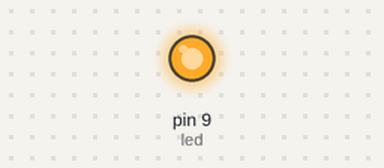
Simulated run of this sketch. Board: Arduino Uno, built with avr-gcc and run on an emulated ATmega328P. Parts: output pins drawn as LEDs (lit = HIGH).

Above: at 0.05 s.
At 1.5 s:
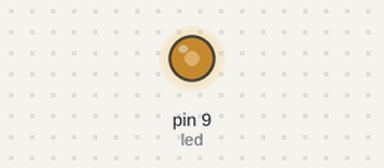
At 3.0 s:
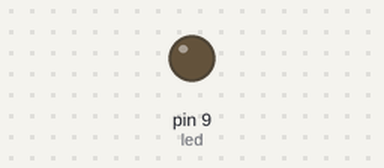
Timing chart, 0 to 6.9 s (numbered marks = the images above):
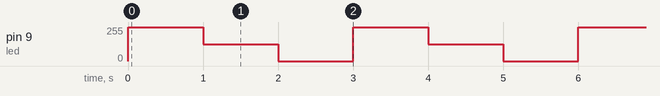

The sketch:

analogWrite.ino
```cpp
int led = 9;
void setup() {
  pinMode(led,OUTPUT);
}

void loop() {
  analogWrite(led,255);
  delay(1000);
  analogWrite(led,127);
  delay(1000);
  analogWrite(led,0);
  delay(1000);
}
```

Measured:
- by itself, pin 9 (led): repeats every 3.0 s: 127/255 1.0 s, 0/255 1.0 s, 255/255 1.0 s
